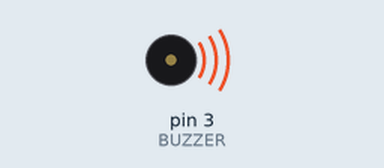
The sketch below on a simulated Arduino Uno, built with avr-gcc and run on an emulated ATmega328P. On the bench: buzzer (waves = sounding).

Above: at 0.1 s.
At 0.7 s:
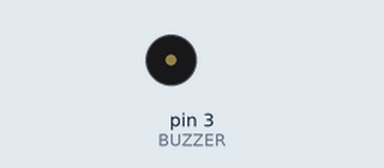
Timing chart, 0 to 2.2 s (numbered marks = the images above):
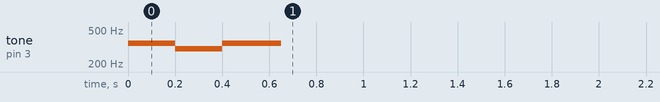

Measured:
- by itself, tone on pin 3 (BUZZER): silent → 350 Hz at 0.00 s, → 300 Hz 0.20 s later, → 350 Hz 0.20 s later, → silent 0.25 s later

The sketch:

test_buzzer3.ino
```cpp
#define BUZZER 3

void setup() {
  // put your setup code here, to run once:
  pinMode(BUZZER, OUTPUT);
  playNotes();
}

void loop() {
  // put your main code here, to run repeatedly:
}

void playNotes(){
  tone(BUZZER, 350, 250);
  delay(200);
  tone(BUZZER, 300, 250);
  delay(200);
  tone(BUZZER, 350, 250);
  delay(200);
}
```
